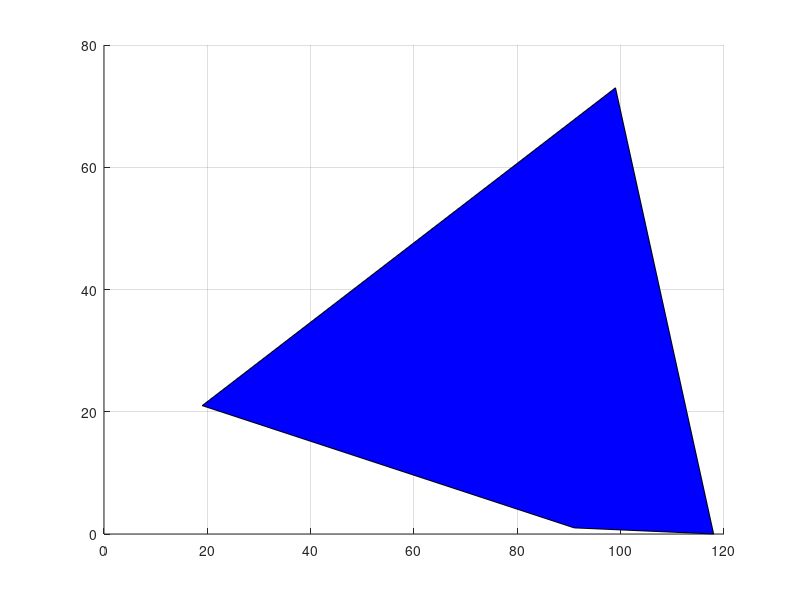

Reproduce this figure in MATLAB. (Note: this script raises an error after producing the figure.)
function Display1100
X = [70,118,100,19,105,51,99,83,91,91,88,95,119,74,118,87,102,102,78,102,0,0,4,71,26,19,19,19,0,18,23,25,62,49,0,49,46,49,46,12,19,19,19,19,19,19,19,19,16,56,57,57,0,19,47,56,47,19,80,57,78,57,57,80,19,77,58,77,77,57]
Y = [13,0,55,21,26,34,73,34,1,2,85,119,119,107,78,105,106,107,94,107,0,59,89,53,48,68,66,67,31,97,75,113,86,117,116,64,102,67,102,106,67,68,68,67,67,67,67,68,74,102,103,103,31,67,64,103,64,68,73,103,89,103,103,73,68,91,103,91,91,103]
c=zeros(70, 3)
for j=1:10,
    c(j, 1) = 0;
    c(j, 2) = 0;
    c(j, 3) = 1;
end
for j=11:20,
   c(j, 1) = 1;
  c(j, 2) = 0;
    c(j, 3) = 0;
end
for j=21:30,
    c(j, 1) = 0;
    c(j, 2) = 1;
    c(j, 3) = 0;
end
for j=31:40,
    c(j, 1) = 0;
    c(j, 2) = 0;
    c(j, 3) = 0;
end
for j=41:70,
    c(j, 1) = 1;
    c(j, 2) = 0;
    c(j, 3) = 1;
end
pointX0 = [118.0,99.0,19.0,91.0]
pointY0 = [0.0,73.0,21.0,1.0]
pointX1 = [118.0,119.0,95.0,74.0,78.0,88.0]
pointY1 = [78.0,119.0,119.0,107.0,94.0,85.0]
pointX2 = [0.0,71.0,18.0,4.0,0.0]
pointY2 = [0.0,53.0,97.0,89.0,59.0]
pointX3 = [49.0,62.0,49.0,0.0,23.0]
pointY3 = [64.0,86.0,117.0,116.0,75.0]
figure
grid on
hold on
fill( pointX0, pointY0, 'b')
alpha(0.3)
hold on
fill(pointX1, pointY1, 'r')
alpha(0.3)
hold on
fill(pointX2, pointY2, 'g')
alpha(0.3)
hold on
fill(pointX3, pointY3, 'black')
alpha(0.3)
h = scatter(X,Y, 70, c);
end
